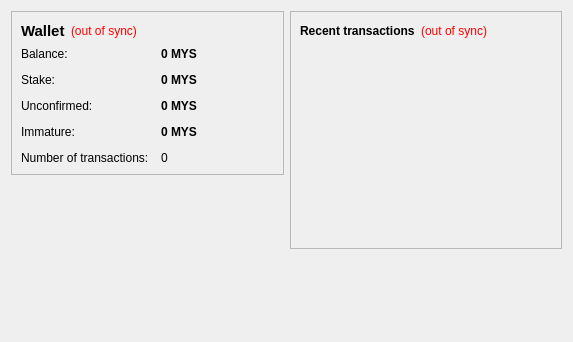
<?xml version="1.0" encoding="UTF-8"?>
<ui version="4.0">
 <class>OverviewPage</class>
 <widget class="QWidget" name="OverviewPage">
  <property name="geometry">
   <rect>
    <x>0</x>
    <y>0</y>
    <width>573</width>
    <height>342</height>
   </rect>
  </property>
  <property name="windowTitle">
   <string>Form</string>
  </property>
  <layout class="QHBoxLayout" name="horizontalLayout" stretch="1,1">
   <item>
    <layout class="QVBoxLayout" name="verticalLayout_2">
     <item>
      <widget class="QFrame" name="frame">
       <property name="frameShape">
        <enum>QFrame::StyledPanel</enum>
       </property>
       <property name="frameShadow">
        <enum>QFrame::Raised</enum>
       </property>
       <layout class="QVBoxLayout" name="verticalLayout_4">
        <item>
         <layout class="QHBoxLayout" name="horizontalLayout_4">
          <item>
           <widget class="QLabel" name="label_5">
            <property name="font">
             <font>
              <pointsize>11</pointsize>
              <weight>75</weight>
              <bold>true</bold>
             </font>
            </property>
            <property name="text">
             <string>Wallet</string>
            </property>
           </widget>
          </item>
          <item>
           <widget class="QLabel" name="labelWalletStatus">
            <property name="toolTip">
             <string>The displayed information may be out of date. Your wallet automatically synchronizes with the mySAT network after a connection is established, but this process has not completed yet.</string>
            </property>
            <property name="styleSheet">
             <string notr="true">QLabel { color: red; }</string>
            </property>
            <property name="text">
             <string notr="true">(out of sync)</string>
            </property>
            <property name="alignment">
             <set>Qt::AlignLeading|Qt::AlignLeft|Qt::AlignVCenter</set>
            </property>
           </widget>
          </item>
          <item>
           <spacer name="horizontalSpacer_2">
            <property name="orientation">
             <enum>Qt::Horizontal</enum>
            </property>
            <property name="sizeHint" stdset="0">
             <size>
              <width>40</width>
              <height>20</height>
             </size>
            </property>
           </spacer>
          </item>
         </layout>
        </item>
        <item>
         <layout class="QFormLayout" name="formLayout_2">
          <property name="fieldGrowthPolicy">
           <enum>QFormLayout::AllNonFixedFieldsGrow</enum>
          </property>
          <property name="horizontalSpacing">
           <number>12</number>
          </property>
          <property name="verticalSpacing">
           <number>12</number>
          </property>
          <item row="0" column="0">
           <widget class="QLabel" name="label">
            <property name="text">
             <string>Balance:</string>
            </property>
           </widget>
          </item>
          <item row="0" column="1">
           <widget class="QLabel" name="labelBalance">
            <property name="font">
             <font>
              <weight>75</weight>
              <bold>true</bold>
             </font>
            </property>
            <property name="cursor">
             <cursorShape>IBeamCursor</cursorShape>
            </property>
            <property name="toolTip">
             <string>Your current balance</string>
            </property>
            <property name="text">
             <string notr="true">0 MYS</string>
            </property>
            <property name="textInteractionFlags">
             <set>Qt::LinksAccessibleByMouse|Qt::TextSelectableByKeyboard|Qt::TextSelectableByMouse</set>
            </property>
           </widget>
          </item>
          <item row="1" column="0">
           <widget class="QLabel" name="label_6">
            <property name="text">
             <string>Stake:</string>
            </property>
           </widget>
          </item>
          <item row="1" column="1">
           <widget class="QLabel" name="labelStake">
            <property name="font">
             <font>
              <weight>75</weight>
              <bold>true</bold>
             </font>
            </property>
            <property name="cursor">
             <cursorShape>IBeamCursor</cursorShape>
            </property>
            <property name="toolTip">
             <string>Total of coins that was staked, and do not yet count toward the current balance</string>
            </property>
            <property name="text">
             <string notr="true">0 MYS</string>
            </property>
            <property name="textInteractionFlags">
             <set>Qt::LinksAccessibleByMouse|Qt::TextSelectableByKeyboard|Qt::TextSelectableByMouse</set>
            </property>
           </widget>
          </item>
          <item row="2" column="0">
           <widget class="QLabel" name="label_3">
            <property name="text">
             <string>Unconfirmed:</string>
            </property>
           </widget>
          </item>
          <item row="2" column="1">
           <widget class="QLabel" name="labelUnconfirmed">
            <property name="font">
             <font>
              <weight>75</weight>
              <bold>true</bold>
             </font>
            </property>
            <property name="cursor">
             <cursorShape>IBeamCursor</cursorShape>
            </property>
            <property name="toolTip">
             <string>Total of transactions that have yet to be confirmed, and do not yet count toward the current balance</string>
            </property>
            <property name="text">
             <string notr="true">0 MYS</string>
            </property>
            <property name="textInteractionFlags">
             <set>Qt::LinksAccessibleByMouse|Qt::TextSelectableByKeyboard|Qt::TextSelectableByMouse</set>
            </property>
           </widget>
          </item>
          <item row="3" column="0">
           <widget class="QLabel" name="labelImmatureText">
            <property name="text">
             <string>Immature:</string>
            </property>
           </widget>
          </item>
          <item row="3" column="1">
           <widget class="QLabel" name="labelImmature">
            <property name="font">
             <font>
              <weight>75</weight>
              <bold>true</bold>
             </font>
            </property>
            <property name="toolTip">
             <string>Mined balance that has not yet matured</string>
            </property>
            <property name="text">
             <string notr="true">0 MYS</string>
            </property>
            <property name="textInteractionFlags">
             <set>Qt::LinksAccessibleByMouse|Qt::TextSelectableByKeyboard|Qt::TextSelectableByMouse</set>
            </property>
           </widget>
          </item>
          <item row="4" column="0">
           <widget class="QLabel" name="label_2">
            <property name="text">
             <string>Number of transactions:</string>
            </property>
           </widget>
          </item>
          <item row="4" column="1">
           <widget class="QLabel" name="labelNumTransactions">
            <property name="toolTip">
             <string>Total number of transactions in wallet</string>
            </property>
            <property name="text">
             <string notr="true">0</string>
            </property>
           </widget>
          </item>
         </layout>
        </item>
       </layout>
      </widget>
     </item>
     <item>
      <spacer name="verticalSpacer">
       <property name="orientation">
        <enum>Qt::Vertical</enum>
       </property>
       <property name="sizeHint" stdset="0">
        <size>
         <width>20</width>
         <height>40</height>
        </size>
       </property>
      </spacer>
     </item>
     <item>
      <widget class="QLabel" name="label_6">
       <property name="text">
        <string/>
       </property>
       <property name="pixmap">
        <pixmap resource="../bitcoin.qrc">:/images/backg</pixmap>
       </property>
       <property name="scaledContents">
        <bool>false</bool>
       </property>
       <property name="alignment">
        <set>Qt::AlignCenter</set>
       </property>
       <property name="margin">
        <number>-2</number>
       </property>
      </widget>
     </item>
    </layout>
   </item>
   <item>
    <layout class="QVBoxLayout" name="verticalLayout_3">
     <item>
      <widget class="QFrame" name="frame_2">
       <property name="frameShape">
        <enum>QFrame::StyledPanel</enum>
       </property>
       <property name="frameShadow">
        <enum>QFrame::Raised</enum>
       </property>
       <layout class="QVBoxLayout" name="verticalLayout">
        <item>
         <layout class="QHBoxLayout" name="horizontalLayout_2">
          <item>
           <widget class="QLabel" name="label_4">
            <property name="text">
             <string>&lt;b&gt;Recent transactions&lt;/b&gt;</string>
            </property>
           </widget>
          </item>
          <item>
           <widget class="QLabel" name="labelTransactionsStatus">
            <property name="toolTip">
             <string>The displayed information may be out of date. Your wallet automatically synchronizes with the mySAT network after a connection is established, but this process has not completed yet.</string>
            </property>
            <property name="styleSheet">
             <string notr="true">QLabel { color: red; }</string>
            </property>
            <property name="text">
             <string notr="true">(out of sync)</string>
            </property>
            <property name="alignment">
             <set>Qt::AlignRight|Qt::AlignTrailing|Qt::AlignVCenter</set>
            </property>
           </widget>
          </item>
          <item>
           <spacer name="horizontalSpacer">
            <property name="orientation">
             <enum>Qt::Horizontal</enum>
            </property>
            <property name="sizeHint" stdset="0">
             <size>
              <width>40</width>
              <height>20</height>
             </size>
            </property>
           </spacer>
          </item>
         </layout>
        </item>
        <item>
         <widget class="QListView" name="listTransactions">
          <property name="styleSheet">
           <string notr="true">QListView { background: transparent; }</string>
          </property>
          <property name="frameShape">
           <enum>QFrame::NoFrame</enum>
          </property>
          <property name="verticalScrollBarPolicy">
           <enum>Qt::ScrollBarAlwaysOff</enum>
          </property>
          <property name="horizontalScrollBarPolicy">
           <enum>Qt::ScrollBarAlwaysOff</enum>
          </property>
          <property name="selectionMode">
           <enum>QAbstractItemView::NoSelection</enum>
          </property>
         </widget>
        </item>
       </layout>
      </widget>
     </item>
     <item>
      <spacer name="verticalSpacer_2">
       <property name="orientation">
        <enum>Qt::Vertical</enum>
       </property>
       <property name="sizeHint" stdset="0">
        <size>
         <width>20</width>
         <height>40</height>
        </size>
       </property>
      </spacer>
     </item>
    </layout>
   </item>
  </layout>
 </widget>
 <resources/>
 <connections/>
</ui>
